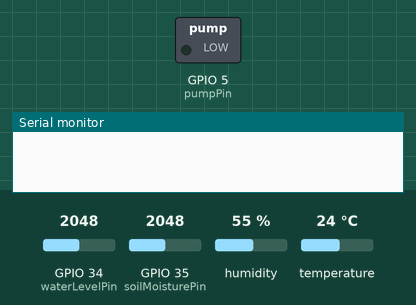
This sketch was run on a simulated ESP32. Parts: switched loads named in the sketch (green lamp = pin HIGH), the last lines printed to the serial monitor. Inputs (shaded band) come from the test bench; at power-on: GPIO 34 (waterLevelPin) = 2048, GPIO 35 (soilMoisturePin) = 2048, humidity 55 %, temperature 24 °C. WiFi joins after 1.5 s; servers stay silent unless stated.

Above: at 0.1 s.
At 2.9 s:
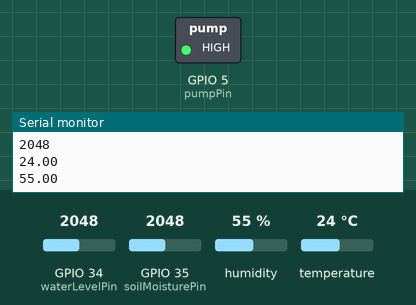
Timing chart, 0 to 4.4 s (numbered marks = the images above):
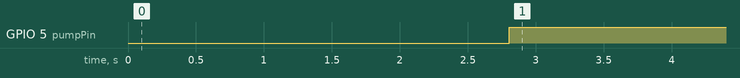

The sketch:

sensors.ino
```cpp
#define BLYNK_TEMPLATE_ID    "Replace your BLYNK_TEMPLATE_ID here"
#define BLYNK_TEMPLATE_NAME  "Replace your BLYNK_TEMPLATE_NAME here"
#define BLYNK_AUTH_TOKEN     "Replace your BLYNK_AUTH_TOKEN here"
#define BLYNK_PRINT Serial

#include <WiFi.h>
#include <BlynkSimpleEsp32.h>
#include "DHT.h"

char auth[] = BLYNK_AUTH_TOKEN;
char ssid[] = "Wifi Name";
char pass[] = "Wifi Password";

#define DHTPIN 4
#define DHTTYPE DHT22

DHT dht(DHTPIN, DHTTYPE);
const int soilMoisturePin = 35; // Analog pin for the soil moisture sensor
const int waterLevelPin = 34;   // Analog pin for the water level sensor
const int pumpPin = 5;  // Pin connected to the DC pump on ESP32
int pumpState = LOW;    // Initialize pumpState to LOW (off)
int pumpMode = 0;       // 0 for automatic, 1 for manual
int waterLevel = 0;     // Water level indicator value
unsigned long previousMillis = 0;
const unsigned long interval = 1000; // Interval in milliseconds
float mappedSoilMoisture = 0; // Declare mappedSoilMoisture as a global variable

// Constants for soil moisture thresholds
const int SOIL_MOISTURE_LOW = 50;
const int SOIL_MOISTURE_HIGH = 50;

void setup() {
  Serial.begin(115200);
  pinMode(pumpPin, OUTPUT);
  dht.begin();
  Blynk.begin(auth, ssid, pass);
  Blynk.virtualWrite(V6, LOW); // Initialize the mode button to automatic mode
  Blynk.virtualWrite(V5, LOW); // Initialize the pump button to OFF
}

BLYNK_WRITE(V5) { // Manual control for pump
  if (pumpMode == 1) { // Check if the mode is manual
    pumpState = param.asInt(); // Read the state of the pump button
    digitalWrite(pumpPin, pumpState); // Turn the pump on or off based on button state
  }
}

BLYNK_WRITE(V6) { // Change mode between automatic and manual
  pumpMode = param.asInt(); // Read the state of the mode button
}

void loop() {
  Blynk.run();
  unsigned long currentMillis = millis();

  if (currentMillis - previousMillis >= interval) {
    previousMillis = currentMillis;

    if (pumpMode == 0) {
      int soilSensorValue = analogRead(soilMoisturePin);
      Serial.println(soilSensorValue);
      mappedSoilMoisture = map(soilSensorValue, 1023, 2750, 100, 0); // Update mappedSoilMoisture
      autoControlPump(mappedSoilMoisture); // Automatically control the pump if in automatic mode
    }

    waterLevel = analogRead(waterLevelPin);
    Serial.println(waterLevel);
    if (waterLevel < 450) {
      waterLevel = 0;
    } else {
      waterLevel = map(waterLevel, 1200, 1600, 0, 100); // Map water level to 0-100
    }

    readAndSendSensorData();
    Blynk.virtualWrite(V7, waterLevel); // Send water level to Blynk
  }
}

void autoControlPump(float mappedSoilMoisture) {
  if (waterLevel < 30) {
    pumpState = LOW;
  } else if (mappedSoilMoisture <= SOIL_MOISTURE_LOW) {
    pumpState = HIGH;
  } else if (mappedSoilMoisture >= SOIL_MOISTURE_HIGH) {
    pumpState = LOW;
  }

  digitalWrite(pumpPin, pumpState); // Update the pump state
  if (pumpMode == 0) {
    Blynk.virtualWrite(V5, pumpState); // Update the pump button status on Blynk
  }
}

void readAndSendSensorData() {
  float humidity = dht.readHumidity();
  float temperature = dht.readTemperature();

  if (!isnan(humidity) && !isnan(temperature)) {
    Blynk.virtualWrite(V0, temperature);
    Blynk.virtualWrite(V1, humidity);
    Serial.println(temperature);
    Serial.println(humidity);
  } else {
    Serial.println(F("Failed to read from DHT sensor!"));
  }

  if (pumpMode == 0) {
    Blynk.virtualWrite(V4, mappedSoilMoisture); // Update mappedSoilMoisture on Blynk
  }
}
```

Measured:
- by itself, GPIO 5 (pumpPin): LOW → HIGH at 2.8 s
